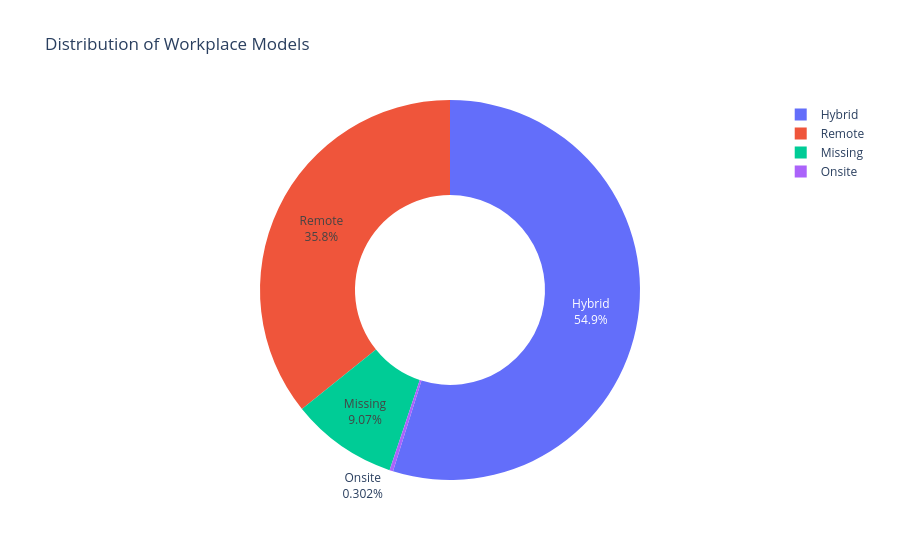

Here is the notebook cell this chart was saved with:
### Code cell
fig = px.pie(
    workplace_summary,
    names="workplace",
    values="job_offers",
    hole=0.5,
    title="Distribution of Workplace Models"
)

fig.update_traces(
    textinfo="percent+label"
)

fig.show()

### Figure 1 — Plotly figure (JSON) as saved in the notebook; plotly's stock layout.template omitted (floating-point values rounded to 4 significant figures)
{"data": [{"domain": {"x": [0, 1], "y": [0, 1]}, "hole": 0.5, "hovertemplate": "workplace=%{label}<br>job_offers=%{value}<extra></extra>", "labels": ["Hybrid", "Remote", "Missing", "Onsite"], "legendgroup": "", "name": "", "showlegend": true, "textinfo": "percent+label", "type": "pie", "values": [1815, 1184, 300, 10]}], "layout": {"legend": {"tracegroupgap": 0}, "title": {"text": "Distribution of Workplace Models"}}}
